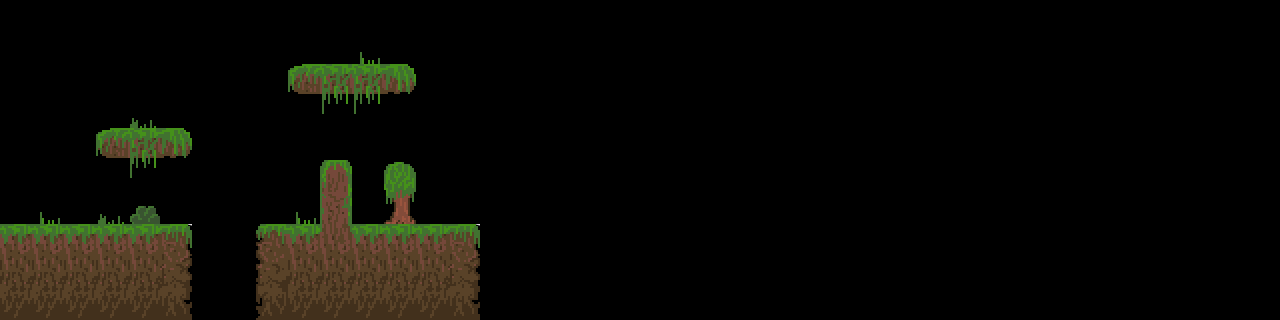

A level layout from a 2D game, rendered from its tile map. Below: a short description, then the map file with tile-grid data replaced by summaries:
An orthogonal 40x10 tile map with 32x32 px tiles, 2 tile layers (Collision, Background).

<map version="1.0" orientation="orthogonal" width="40" height="10" tilewidth="32" tileheight="32">
 <tileset firstgid="1" name="EvolutionTileset_4" tilewidth="32" tileheight="32">
  <image source="EvolutionTileset_4.png" width="256" height="96" />
 </tileset>
 <layer name="Collision" width="40" height="10">
  <data>[400 cells, 48 non-empty, 15 distinct tile ids]</data>
 </layer>
 <layer name="Background" width="40" height="10">
  <data>[400 cells, 11 non-empty, 6 distinct tile ids]</data>
 </layer>
</map>
